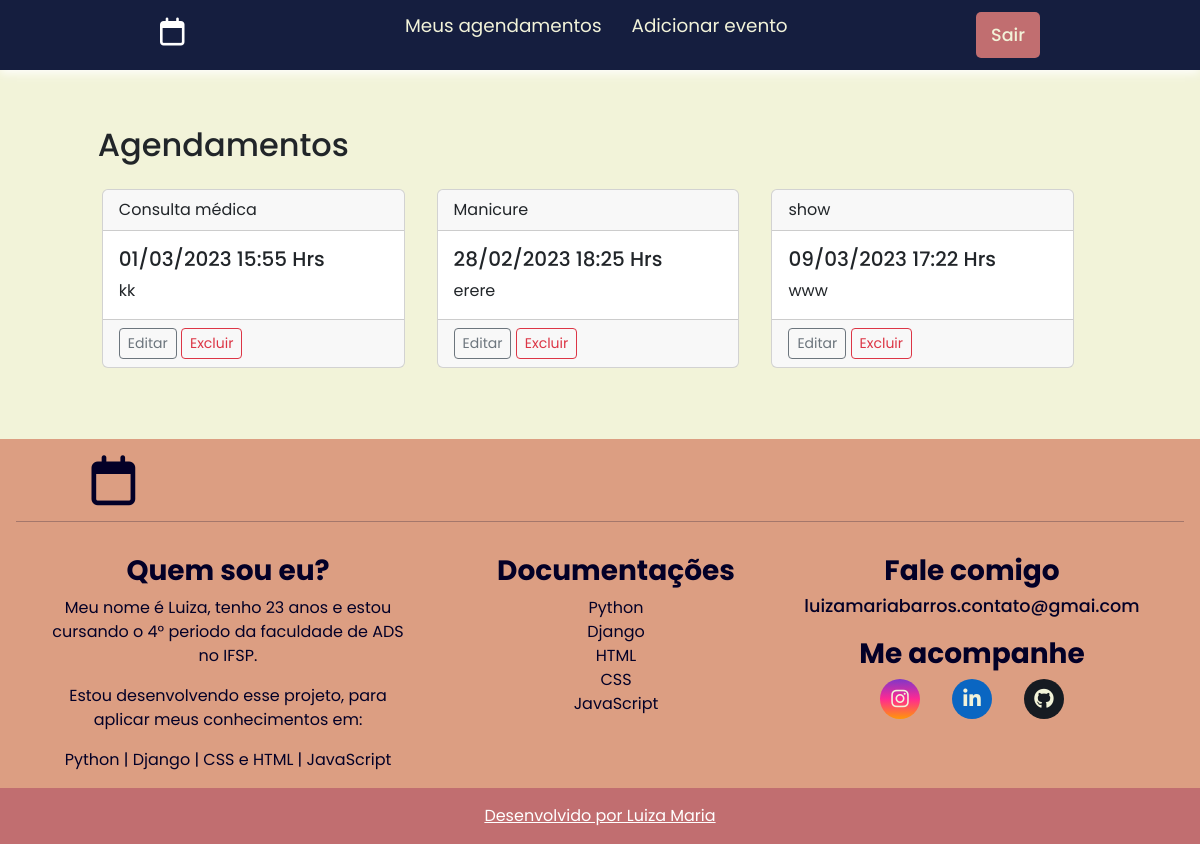
The page /agenda/ (signed in) on the database as committed earlier.
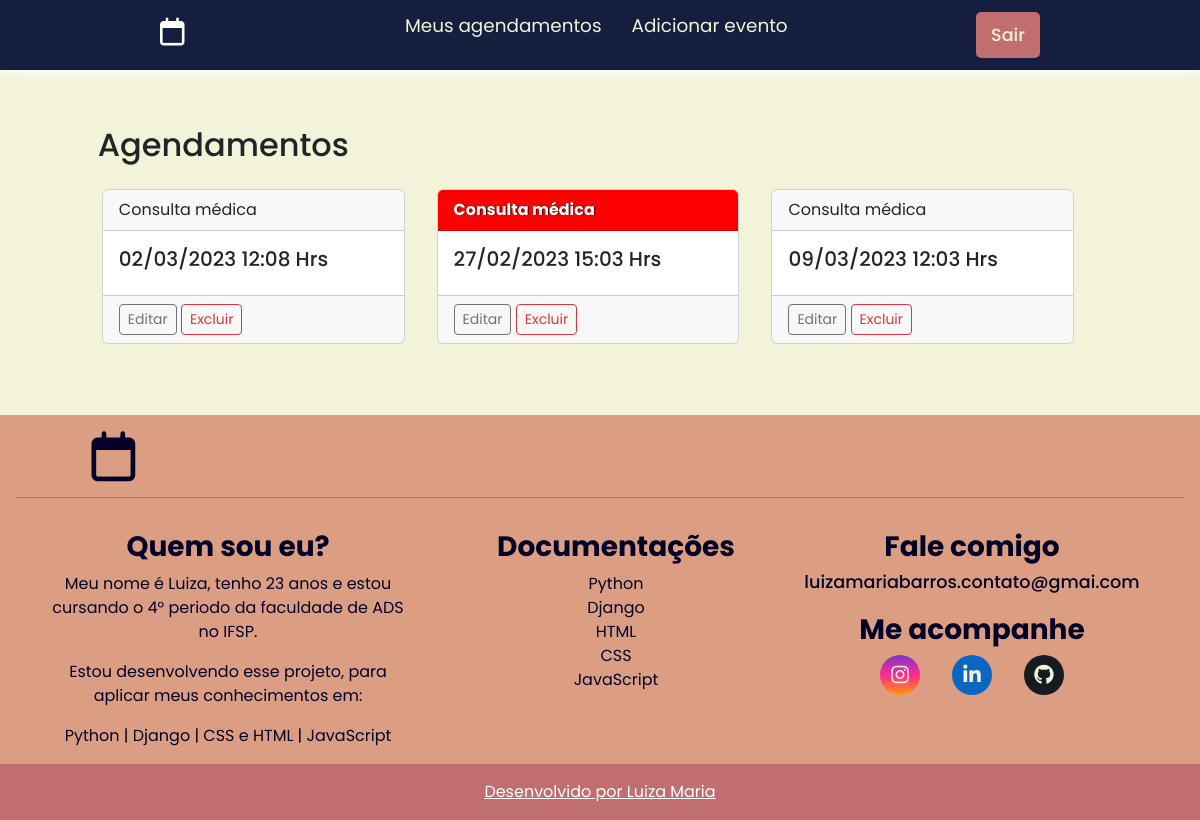
The same page on the database as committed later.
### core/models.py (models this page shows, shortened)
class Evento(models.Model):
    titulo = models.CharField(max_length=100)
    descricao = models.TextField(blank=True, null=True)
    data_evento = models.DateTimeField(verbose_name='Data do Evento')
    data_criacao = models.DateTimeField(auto_now=True,verbose_name='Data de Criação')
    usuario = models.ForeignKey(User, on_delete=models.CASCADE)
    class Meta:
        db_table = 'evento'
    def get_data_evento(self):
        return self.data_evento.strftime('%d/%m/%Y %H:%M Hrs')
    def get_evento_atrasado(self):
        print(type(self.data_evento))
        print(type(datetime.now()))
        if self.data_evento < datetime.now():
            return True
        else:
            return False

### core/views.py (the view)
# urls.py: path('agenda/', views.lista_eventos),
@login_required(login_url='/login/')  # se não estiver autenticado não irá abrir a página da agenda e s erá levado até a página de autenticar.
def lista_eventos(request):
    usuario = request.user
    data_atual = datetime.now() - timedelta(hours=1)
    evento = Evento.objects.filter(usuario=usuario,
                                   data_evento__gt=data_atual)
    dados = {'eventos': evento}
    return render(request, 'pages/agenda.html', dados)

### templates/pages/agenda.html (shortened to what this page needs)
{% extends "model-page.html" %}
{% block content %}
<div class="container vh-130">
    <div class="div-card col-md-12">
        <div class="col-md-12" id="div-cards">
            <h2>Agendamentos</h2>
                {% for evento in eventos %}
            <div class="div-card-agenda col-md-4">
                <div class="card">
                    <div class="card-header {% if evento.get_evento_atrasado %}
                            card-atrasado
                            {% endif %}">
                        {{ evento.titulo }}
                    </div>
                    <div class="card-body">
                        <h5 class="card-title">
                            {{ evento.get_data_evento }}</h5>
                        <p class="card-text">
                            {{ evento.descricao}}
                        </p>
                    </div>
                    <div class="card-footer">
                        <a href="evento/?id={{ evento.id }}"
                             class="btn btn-outline-secondary btn-sm">Editar</a>
                        <a href="evento/delete/{{ evento.id }}/"
                            class="btn btn-outline-danger btn-sm">Excluir</a>
                    </div>
                </div>
            </div>
                {% endfor %}
        </div>
    </div>
</div>
{% endblock %}

### templates/model-page.html
    {% include "model-header.html" %}
    {% block content %} {% endblock %}
    {% include "model-footer.html" %}

### templates/model-header.html (shortened to what this page needs)
<!DOCTYPE html>
<html lang="en">
<head>
    <link rel="stylesheet" href="https://cdnjs.cloudflare.com/ajax/libs/font-awesome/6.3.0/css/all.min.css"
 />
    <link href="https://cdn.jsdelivr.net/npm/bootstrap@5.3.0-alpha1/dist/css/bootstrap.min.css" rel="stylesheet"
>
    {% load static %}
    <link rel="stylesheet" href="{% static "css/style.css" %}">
</head>
<body>
{% if user.is_authenticated %}
<nav class="nav-bar">
    <div class="logo-nav">
        <i class="fa-regular fa-calendar" id="logo-nav"></i>
    </div>
    <div class="nav-list">
        <ul>
            <li class="nav-item"><a href="/" class="nav-link">Meus agendamentos</a></li>
            <li class="nav-item"><a href="evento/" class="nav-link">Adicionar evento</a></li>
        </ul>
    </div>
    <div class="logout-button">
        <button><a href="/logout">Sair</a></button>
    </div>
</nav>
{% endif %}

### templates/model-footer.html (shortened to what this page needs)
<footer>
    <div class="col-md-12 p-3">
        <div class="col-md-2">
            <i class="fa-regular fa-calendar" id="footer-logo"></i>
        </div>
        <hr>
    </div>
    <div class="container col-md-12 footer-info">
        <div id="footer-about" class="col-md-4">
              <h3>Quem sou eu?</h3>
                <p>Meu nome é Luiza, tenho 23 anos e estou cursando o 4° periodo da faculdade de ADS no IFSP.</p>
                <p> Estou desenvolvendo esse projeto, para aplicar meus conhecimentos em: </p>
                <p>Python | Django | CSS e HTML | JavaScript</p>
        </div>
        <div class="col-md-4">
            <ul class="footer-list">
            <li>
                <h3>Documentações</h3>
            </li>
            <li>
                <a href="https://www.python.org/" target="_blank" class="footer-link">Python</a>
            </li>
            <li>
                <a href="https://docs.djangoproject.com/en/4.1/releases/4.0/" target="_blank" class="footer-link">Django</a>
            </li>
            <li>
                <a href="https://www.w3schools.com/html/" target="_blank" class="footer-link">HTML</a>
            </li>
            <li>
                <a href="https://www.w3schools.com/css/" target="_blank" class="footer-link">CSS</a>
            </li>
            <li>
                <a href="https://www.javascript.com/" target="_blank" class="footer-link">JavaScript</a>
            </li>
        </ul>
        </div>
        <div id="footer-contacts" class="col-md-4">
            <div class="col-md-12 footer-contato">
                <h3>Fale comigo</h3>
                <h4>luizamariabarros.contato@gmai.com</h4>
            </div>
            <div class="col-md-12">
                <h3 class="footer-media">Me acompanhe</h3>
                 <div id="footer-social-media">
                    <a href="https://www.instagram.com/_lluuuhh/ " target="_blank"
                       class="footer-link" id="instagram">
                          <i class="fa-brands fa-instagram"></i>
                    </a>
                    <a href="https://www.linkedin.com/in/luizamariabarrosdeoliveira/" target="_blank"
                       class="footer-link" id="linkedin">
                        <i class="fab fa-linkedin-in"></i>
                    </a>
                    <a href="https://github.com/luizaamaria" target="_blank"
                       class="footer-link" id="git">
                        <i class="fab fa-github"></i>
                    </a>
                </div>
            </div>
        </div>
    </div>
    <div class="text-center p-3" style="background-color: rgb(193,110,112);">
            <a class="text-white" href="https://github.com/luizaamaria/agenda-django"target="_blank">
              Desenvolvido por Luiza Maria
            </a>
          </div>
</footer>
</body>
</html>

### static/css/style.css (style rules this page uses)
:root { --color-light-50: #F2F3D9; --color-rose-50: #DC9E82; --color-rose-100: #C16E70; --color-dark-50: #797984; --color-dark-100: #312d37; --color-dark-900: #000; --color-blue: #151E3F; --color-blue-100: #030027; --color-red: #ffffff; }
body { background-color: var(--color-light-50); }
footer { margin: initial; bottom: 0; display: block; background-color: #DC9E82; !important; }
* { font-family: 'Poppins', sans-serif; margin: 0; padding: 0; box-sizing: border-box; }
.footer-info { justify-content: space-between; text-align: center; display: flex !important; }
.footer-list { list-style: none; }
.footer-list .footer-link { color: var(--color-blue-100); transition: all 0.4s; }
.footer-link { text-decoration: none; }
footer { background-color: var(--color-rose-50); color: #030027; !important; }
#footer-social-media { display: flex; gap: 2rem; margin-top: 0.5rem; justify-content: center; }
#footer-social-media .footer-link { height: 2.5rem; width: 2.5rem; border-radius: 50%; display: flex; align-items: center; justify-content: center; transition: all 0.4s; color: var(--color-light-50); }
#footer-social-media .footer-link i { font-size: 1.25rem; }
#instagram { background: linear-gradient(#7f37c9, #ff2992, #ff9807); }
#linkedin { background-color: #0A66C2; }
#git { background-color: #161B22; }
#footer-logo { font-size: 50px; margin: auto; display: flex; justify-content: space-around; color: var(--color-blue-100); }
.footer-contato h4 { font-size: 1.10rem; color: var(--color-blue-100); }
.footer-contato { margin-bottom: 1.25rem; }
.footer-info h3 { font-weight: bold; }
.footer-info p { color: var(--color-blue-100); }
.card-atrasado { background-color: #ff0000; color: white; text-shadow: #410202 1px 0 1px; font-weight: bold; }
.logo-nav { font-size: 1.75rem; }
.nav-bar { background-color: var(--color-blue) ; box-shadow: 0px 3px 10px; color: white; display: flex; justify-content: space-between; padding: 0.75rem 10rem; }
.nav-list ul { display: flex; justify-content: center; list-style: none; }
.nav-item { margin: 0 15px; }
.nav-link { text-decoration: none; font-size: 1.15rem; color: var(--color-light-50); font-weight: 400; }
.logout-button button { border: none; background-color: var(--color-rose-100); padding: 10px 15px; border-radius: 5px; }
.logout-button button a { text-decoration: none; color: var(--color-light-50); font-weight: 500; font-size: 1.1rem; }
#div-cards { padding: 5%; }
.div-card-agenda { padding: 1.0rem; }

Rows that differ between the two databases and show on the page:
no longer on this page (row edited): Evento: titulo "Consulta médica", get_data_evento "01/03/2023 15:55 Hrs", descricao "kk"
removed Evento: titulo "Manicure", get_data_evento "28/02/2023 18:25 Hrs", descricao "erere"
removed Evento: titulo "show", get_data_evento "09/03/2023 17:22 Hrs", descricao "www"
added Evento: titulo "Consulta médica", get_data_evento "02/03/2023 12:08 Hrs"
added Evento: titulo "Consulta médica", get_data_evento "27/02/2023 15:03 Hrs"
added Evento: titulo "Consulta médica", get_data_evento "09/03/2023 12:03 Hrs"
